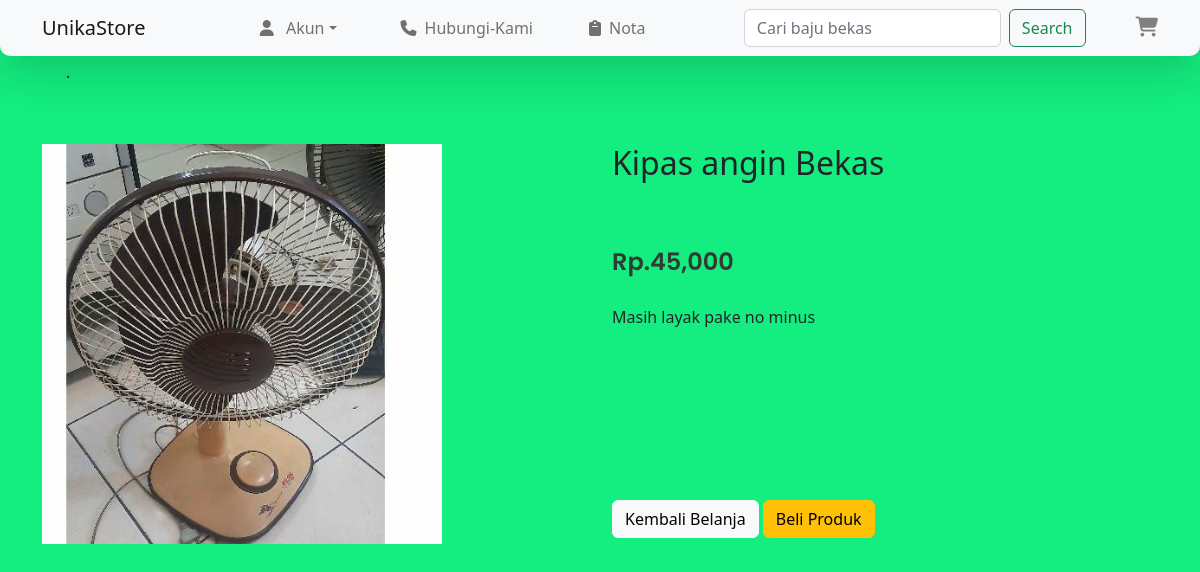
/detail.php?id=12, run on the app's committed database.
### tables this page shows
CREATE TABLE `produk` (
  `id` int(11) NOT NULL,
  `namaproduk` varchar(25) NOT NULL,
  `deskripsi` varchar(255) NOT NULL,
  `harga` varchar(16) NOT NULL,
  `gambar` varchar(255) NOT NULL
);

### detail.php (the view, shortened to what this page needs)
<?php include 'config.php' ?>
<?php
    $id_produk =$_GET['id'];
    $ambil = $conn->query("SELECT * FROM produk WHERE id='$id_produk'");
    $detail =$ambil->fetch_assoc();
        ?>
<?php include './db_user/headeruser.php';
     include './db_user/navuser.php' ?>
   <div class="gogo" >.</div>
    <section class="konten">
        <div class="container  " >
            <div class="row " style="box-sizing:border-box ;">
                <div class="col-md-6">
                    <img src="img/<?php echo $detail['gambar'] ?>" alt="" class="img-resposive" width="400px;" height="400px;">
                </div>
                <div class="col-md-6 ">
                    <h2 ><?php echo $detail ["namaproduk"] ?></h2> <br><br>
                    <h4>Rp.<?php echo number_format ($detail["harga"]) ?></h4>
                    <p class="deskripsi1"><?php echo $detail ["deskripsi"] ?></p>
         <a href="l1.php" class="btn btn-light">Kembali Belanja</a>
        <a   href="pembelian.php?id=<?php echo $detail['id'];  ?>" class=" tombol btn btn-warning"style="font-size:16px;">Beli Produk </a></div>
                </div>
            </div>
    </section>
  </body>
</html>

### css/stylel1.css (style rules this page uses)
body { background-color: #14ee80; width: 99%; margin: auto; }
h4 { font-family: "Poppins", sans-serif; font-weight: 600; margin-top: 10px; padding-bottom: 20px; color: rgb(49, 59, 52); }
.gogo { background-color: #14ee80; padding: 60px; display: block; width: 100%; }
.deskripsi1 { display: block; width: 100%; height: 179px; }

### data on the page
produk: gambar (picture), namaproduk "Kipas angin Bekas", harga "45,000", deskripsi "Masih layak pake no minus"
